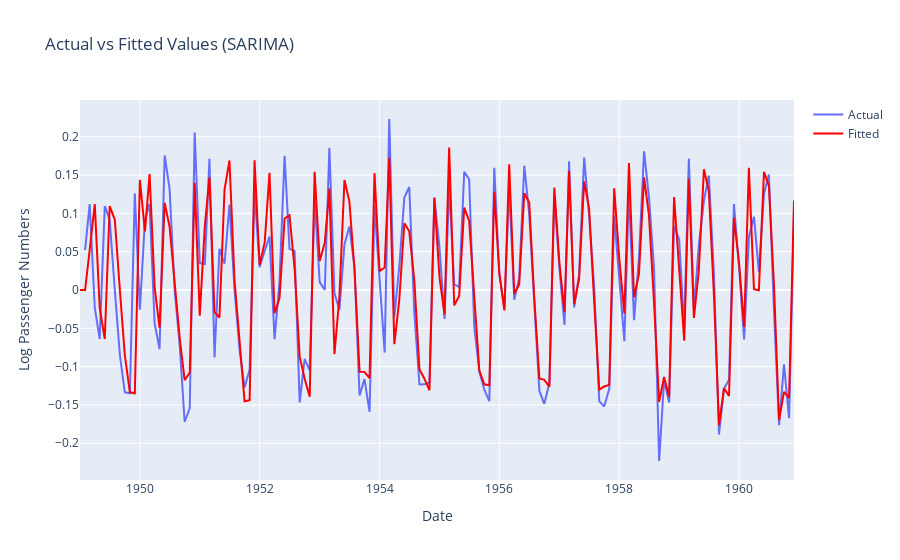

Notebook code cell kept with this figure:
### Code cell
fig = go.Figure()
fig.add_trace(
    go.Scatter(x=df.index, y=df["Log_Passenger_Diff"], mode="lines", name="Actual")
)
fig.add_trace(
    go.Scatter(
        x=df.index,
        y=df["Forecast"],
        mode="lines",
        name="Fitted",
        line=dict(color="red"),
    )
)
fig.update_layout(
    title="Actual vs Fitted Values (SARIMA)",
    xaxis_title="Date",
    yaxis_title="Log Passenger Numbers",
)
fig.show()

### Figure 1 — Plotly figure (JSON) as saved in the notebook; plotly's stock layout.template omitted (floating-point values rounded to 4 significant figures; data arrays with more than 128 entries replaced by an {"elided": "..."} marker saying what was removed)
{"data": [{"mode": "lines", "name": "Actual", "type": "scatter", "x": {"elided": "144 str values"}, "y": {"elided": "144 float values"}}, {"line": {"color": "red"}, "mode": "lines", "name": "Fitted", "type": "scatter", "x": {"elided": "144 str values"}, "y": {"elided": "144 float values"}}], "layout": {"title": {"text": "Actual vs Fitted Values (SARIMA)"}, "xaxis": {"title": {"text": "Date"}}, "yaxis": {"title": {"text": "Log Passenger Numbers"}}}}
